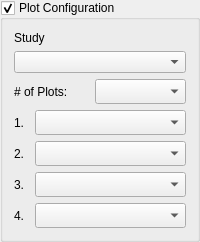
               <widget class="QGroupBox" name="groupBox_plot_configurations">
                <property name="sizePolicy">
                 <sizepolicy hsizetype="Preferred" vsizetype="Fixed">
                  <horstretch>0</horstretch>
                  <verstretch>0</verstretch>
                 </sizepolicy>
                </property>
                <property name="title">
                 <string>Plot Configuration</string>
                </property>
                <property name="checkable">
                 <bool>true</bool>
                </property>
                <property name="checked">
                 <bool>true</bool>
                </property>
                <layout class="QVBoxLayout" name="verticalLayout_3">
                 <item>
                  <layout class="QVBoxLayout" name="verticalLayout_plot_configuration">
                   <item>
                    <widget class="QLabel" name="label_2">
                     <property name="minimumSize">
                      <size>
                       <width>90</width>
                       <height>0</height>
                      </size>
                     </property>
                     <property name="maximumSize">
                      <size>
                       <width>90</width>
                       <height>16777215</height>
                      </size>
                     </property>
                     <property name="text">
                      <string>Study</string>
                     </property>
                    </widget>
                   </item>
                   <item>
                    <widget class="QComboBox" name="comboBox_configuration_study"/>
                   </item>
                   <item>
                    <layout class="QHBoxLayout" name="horizontalLayout">
                     <property name="sizeConstraint">
                      <enum>QLayout::SetFixedSize</enum>
                     </property>
                     <item alignment="Qt::AlignTop">
                      <widget class="QLabel" name="label_5">
                       <property name="sizePolicy">
                        <sizepolicy hsizetype="Preferred" vsizetype="Fixed">
                         <horstretch>0</horstretch>
                         <verstretch>0</verstretch>
                        </sizepolicy>
                       </property>
                       <property name="minimumSize">
                        <size>
                         <width>75</width>
                         <height>25</height>
                        </size>
                       </property>
                       <property name="maximumSize">
                        <size>
                         <width>75</width>
                         <height>25</height>
                        </size>
                       </property>
                       <property name="text">
                        <string># of Plots:</string>
                       </property>
                      </widget>
                     </item>
                     <item alignment="Qt::AlignTop">
                      <widget class="QComboBox" name="comboBox_configuration_num_of_plots">
                       <property name="minimumSize">
                        <size>
                         <width>0</width>
                         <height>25</height>
                        </size>
                       </property>
                       <property name="maximumSize">
                        <size>
                         <width>16777215</width>
                         <height>25</height>
                        </size>
                       </property>
                      </widget>
                     </item>
                    </layout>
                   </item>
                   <item>
                    <layout class="QHBoxLayout" name="horizontalLayout_15">
                     <item>
                      <widget class="QLabel" name="label_19">
                       <property name="sizePolicy">
                        <sizepolicy hsizetype="Fixed" vsizetype="Fixed">
                         <horstretch>0</horstretch>
                         <verstretch>0</verstretch>
                        </sizepolicy>
                       </property>
                       <property name="minimumSize">
                        <size>
                         <width>15</width>
                         <height>25</height>
                        </size>
                       </property>
                       <property name="maximumSize">
                        <size>
                         <width>15</width>
                         <height>25</height>
                        </size>
                       </property>
                       <property name="text">
                        <string>1.</string>
                       </property>
                      </widget>
                     </item>
                     <item>
                      <widget class="QComboBox" name="comboBox_configuration_plot_upper_left_2">
                       <property name="minimumSize">
                        <size>
                         <width>0</width>
                         <height>25</height>
                        </size>
                       </property>
                       <property name="maximumSize">
                        <size>
                         <width>16777215</width>
                         <height>25</height>
                        </size>
                       </property>
                      </widget>
                     </item>
                    </layout>
                   </item>
                   <item>
                    <layout class="QHBoxLayout" name="horizontalLayout_16">
                     <item>
                      <widget class="QLabel" name="label_20">
                       <property name="minimumSize">
                        <size>
                         <width>15</width>
                         <height>25</height>
                        </size>
                       </property>
                       <property name="maximumSize">
                        <size>
                         <width>15</width>
                         <height>25</height>
                        </size>
                       </property>
                       <property name="text">
                        <string>2.</string>
                       </property>
                      </widget>
                     </item>
                     <item>
                      <widget class="QComboBox" name="comboBox_configuration_plot_upper_right_2">
                       <property name="minimumSize">
                        <size>
                         <width>0</width>
                         <height>25</height>
                        </size>
                       </property>
                       <property name="maximumSize">
                        <size>
                         <width>16777215</width>
                         <height>25</height>
                        </size>
                       </property>
                      </widget>
                     </item>
                    </layout>
                   </item>
                   <item>
                    <layout class="QHBoxLayout" name="horizontalLayout_17">
                     <item>
                      <widget class="QLabel" name="label_21">
                       <property name="maximumSize">
                        <size>
                         <width>15</width>
                         <height>25</height>
                        </size>
                       </property>
                       <property name="text">
                        <string>3.</string>
                       </property>
                      </widget>
                     </item>
                     <item>
                      <widget class="QComboBox" name="comboBox_configuration_plot_lower_left_2">
                       <property name="minimumSize">
                        <size>
                         <width>0</width>
                         <height>25</height>
                        </size>
                       </property>
                       <property name="maximumSize">
                        <size>
                         <width>16777215</width>
                         <height>25</height>
                        </size>
                       </property>
                      </widget>
                     </item>
                    </layout>
                   </item>
                   <item>
                    <layout class="QHBoxLayout" name="horizontalLayout_14">
                     <item>
                      <widget class="QLabel" name="label_18">
                       <property name="minimumSize">
                        <size>
                         <width>15</width>
                         <height>25</height>
                        </size>
                       </property>
                       <property name="maximumSize">
                        <size>
                         <width>15</width>
                         <height>25</height>
                        </size>
                       </property>
                       <property name="text">
                        <string>4.</string>
                       </property>
                      </widget>
                     </item>
                     <item>
                      <widget class="QComboBox" name="comboBox_configuration_plot_lower_right_2">
                       <property name="minimumSize">
                        <size>
                         <width>0</width>
                         <height>25</height>
                        </size>
                       </property>
                      </widget>
                     </item>
                    </layout>
                   </item>
                  </layout>
                 </item>
                </layout>
               </widget>
